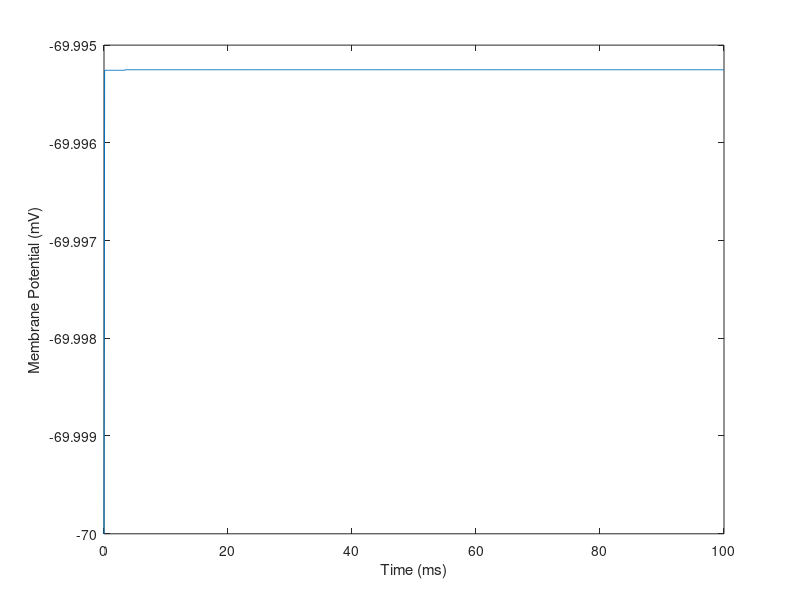
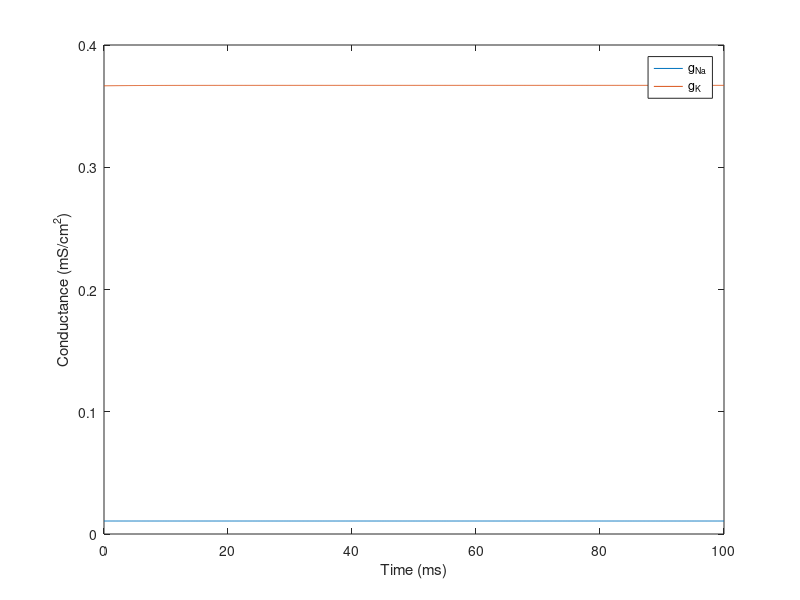

MATLAB code to generate these figures, in order:
clear all
close all
clc

% stimulation values in uA/cm^2 and .1 ms
I = 5; 
t_s = 0;

% simulation parameters
t = 0:.1:100;

% constants
gbar_K = 36;
gbar_Na = 120;
g_L = .3;
E_K = -12;
E_Na = 115;
E_L = 10.6;
V_m = -70;
C_m = 1;

% calculate gating variables at rest
a_m = .1*((25-(V_m-V_m))/(exp((25-(V_m-V_m))/10)-1));
B_m = 4*exp(-(V_m-V_m)/18);
a_n = .01*((10-(V_m-V_m))/(exp((10-(V_m-V_m))/10)-1));
B_n = .125*exp(-(V_m-V_m)/80);
a_h = .07*exp(-(V_m-V_m)/20);
B_h = 1/(exp((30-(V_m-V_m))/10)+1);

m = a_m/(a_m+B_m);
n = a_n/(a_n+B_n);
h = a_h/(a_h+B_h);

% calculate g_Na & g_K at rest
g_Na = m^3*gbar_Na*h;
g_K = n^4*gbar_K;

% iterate for values over simulation period
for i = 1:1000
%     calculate gating variables
    a_m = .1*((25-(V_m(i)-V_m(1)))/(exp((25-(V_m(i)-V_m(1)))/10)-1));
    B_m = 4*exp(-(V_m(i)-V_m(1))/18);
    a_n = .01*((10-(V_m(i)-V_m(1)))/(exp((10-(V_m(i)-V_m(1)))/10)-1));
    B_n = .125*exp(-(V_m(i)-V_m(1))/80);
    a_h = .07*exp(-(V_m(i)-V_m(1))/20);
    B_h = 1/(exp((30-(V_m(i)-V_m(1)))/10)+1);
    
    m = m+.1*(a_m*(1-m)-B_m*m);
    n = n+.1*(a_n*(1-n)-B_n*n);
    h = h+.1*(a_h*(1-h)-B_h*h);
    
%     calculate conductances
    g_Na(i+1) = m^3*gbar_Na*h;
    g_K(i+1) = n^4*gbar_K;
    
%     calculate currents
    I_Na = g_Na(i+1)*((V_m(i)-V_m(1))-(E_Na-V_m(1)));
    I_K = g_K(i+1)*((V_m(i)-V_m(1))-(E_K-V_m(1)));
    I_L = g_L*((V_m(i)-V_m(1))-(E_L-V_m(1)));
    if i <= t_s
        I_ion = (I-I_K-I_Na-I_L)/1000;
    else
        I_ion = (-I_K-I_Na-I_L)/1000;
    end
    
%     calculate membrane potential
    V_m(i+1) = V_m(1)+.1*I_ion/C_m;
%     V_m(i+1) = V_m(i)+.1*I_ion/C_m;
end

% plot resting membrane potential
figure(1)
plot(t,V_m)
xlabel('Time (ms)')
ylabel('Membrane Potential (mV)')

% plot g_Na & g_K
figure(2)
plot(t,g_Na,t,g_K)
legend('g_{Na}','g_K')
xlabel('Time (ms)')
ylabel('Conductance (mS/cm^2)')
